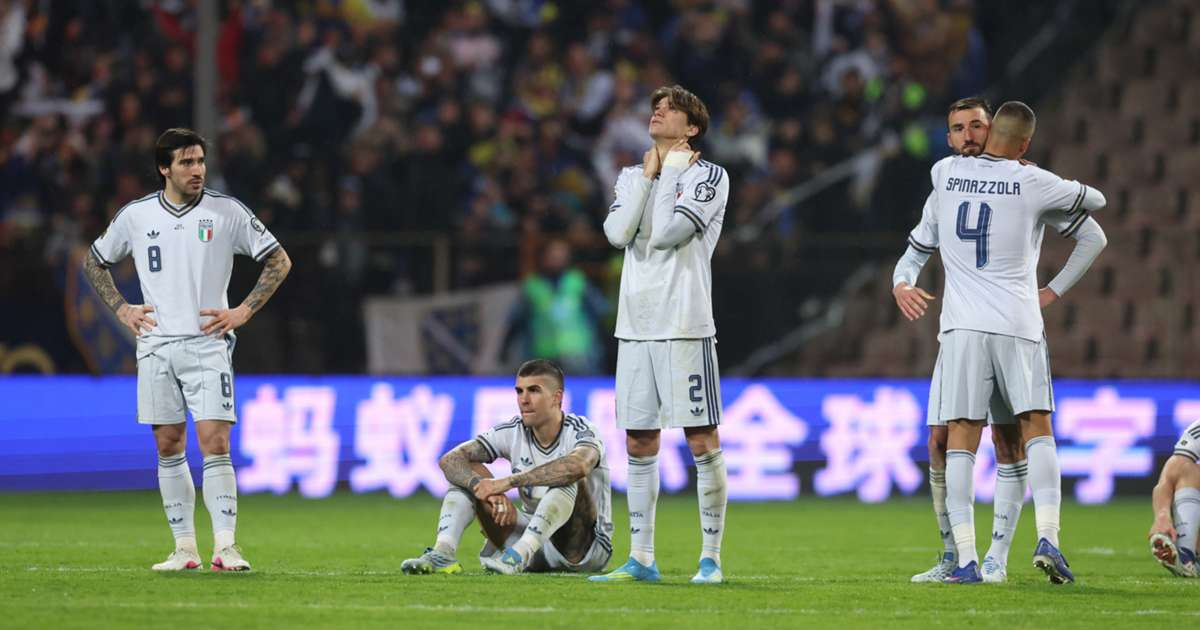
#> input picture pictures/italy_1vd1oaqnpq97q1hqu2xnsvbrbc.jpg, 1200 x 630 px, found by its file name
$ python 06-02.py
#> lines starting #> are read from the running program, lines starting #| are printed output that depends on the picture; after the words box and inside, x2 and y2 are one past the last pixel; in counts of white or black regions, pixels touching at a corner belong together
import cv2

img = cv2.imread(r'/pictures/italy_1vd1oaqnpq97q1hqu2xnsvbrbc.jpg')
#> img is the input picture: shape (630, 1200, 3); mean B, G, R 98.6, 102.4, 98
gray = cv2.cvtColor(img, cv2.COLOR_BGR2GRAY)
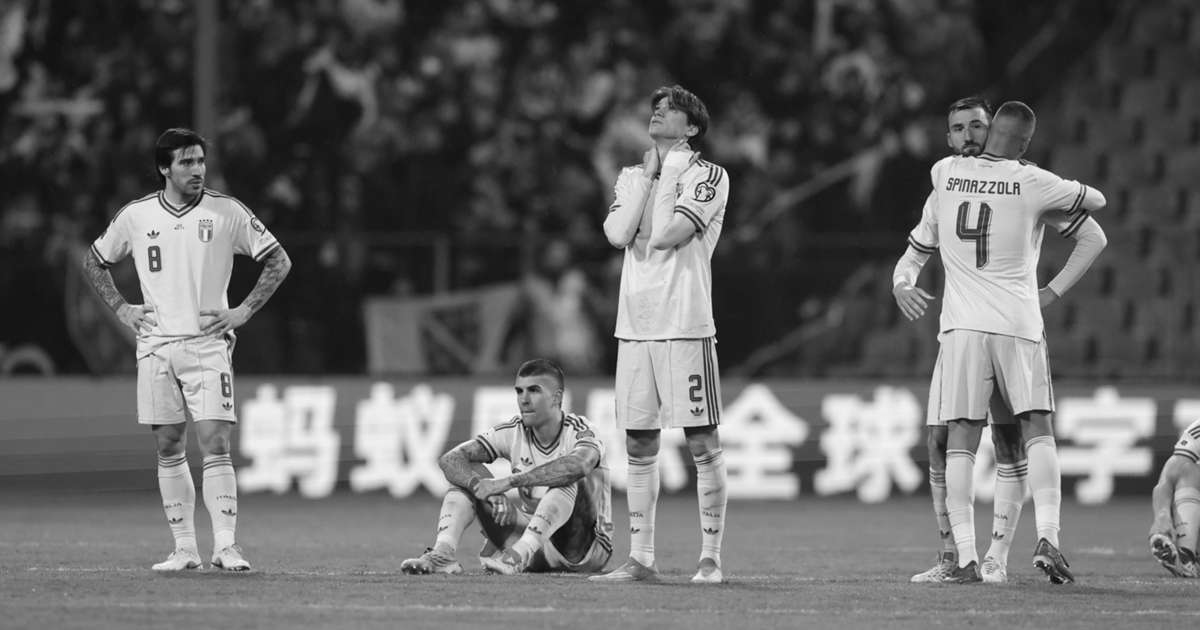
#> gray: shape (630, 1200); min 1, max 254, mean 100.7

face_cascade = cv2.CascadeClassifier(cv2.data.haarcascades + 'haarcascade_frontalface_default.xml')

faces = face_cascade.detectMultiScale(gray, scaleFactor = 1.1, minNeighbors = 5)
#> faces = [[507, 376, 38, 38], [944, 108, 48, 48], [166, 140, 57, 57], [834, 407, 59, 59], [321, 443, 158, 158]]

for (x, y, w, h) in faces:
    cv2.rectangle(img, (x, y), (x + w, y + h), (255, 0, 0), 2)
#> this loop made 5 passes
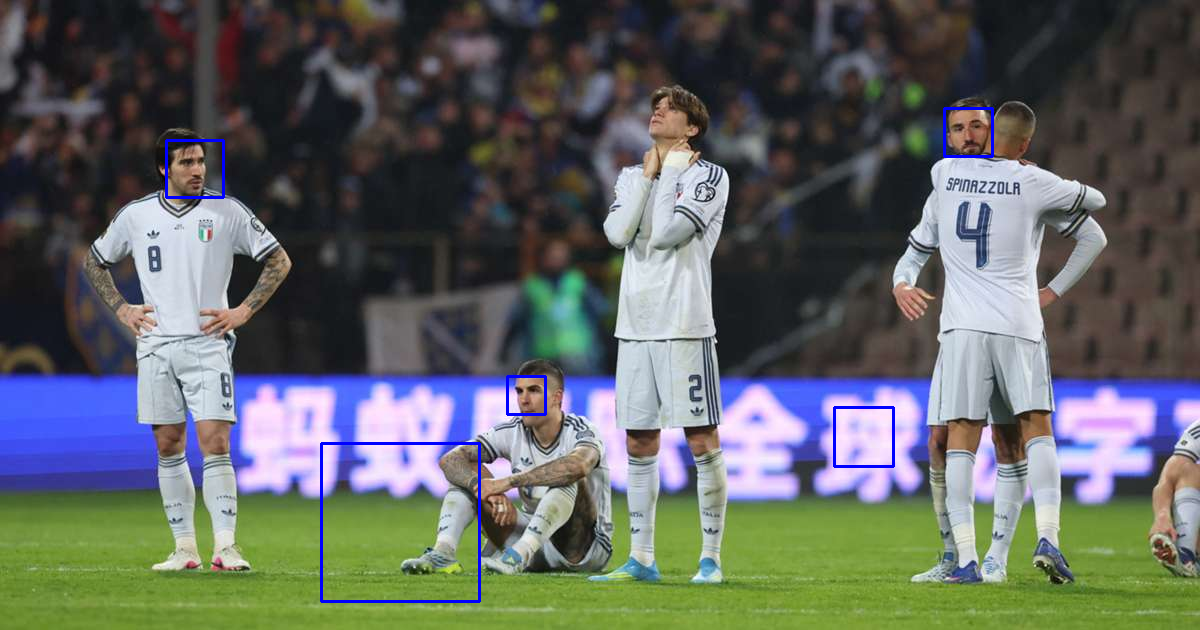
#> img: shape (630, 1200, 3); 0.57% of pixels changed, all inside (x1, y1, x2, y2) = (165, 107, 994, 603)

cv2.imshow('result', img)
cv2.waitKey(0)
cv2.destroyAllWindows()
